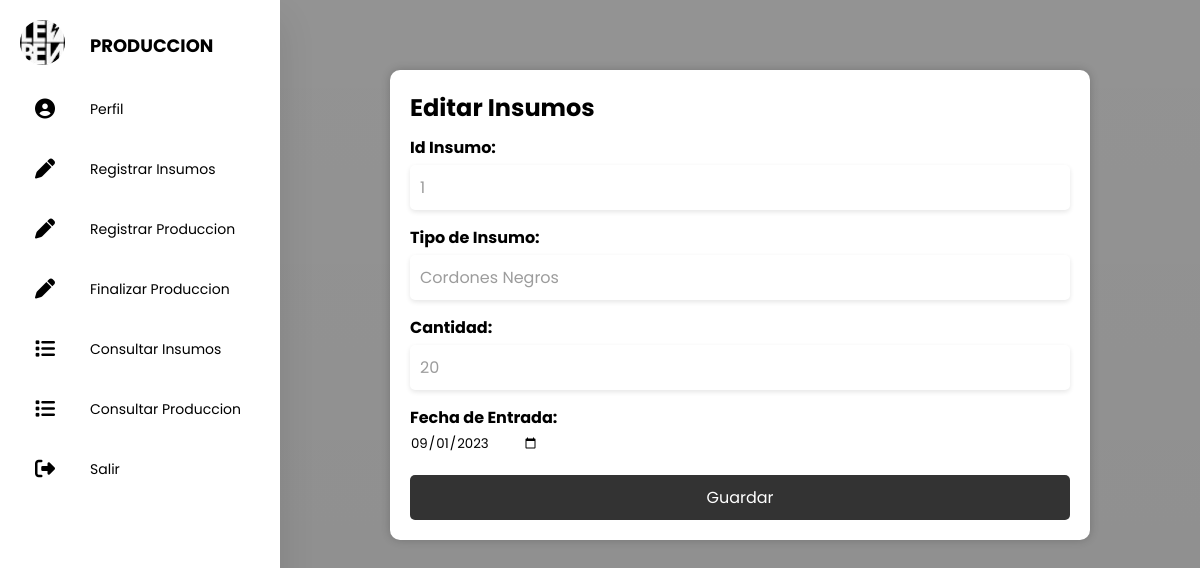
The app's page /SanProduccion/PHP/Sa_EditarInsumos.php?idInsumos=1, older data.
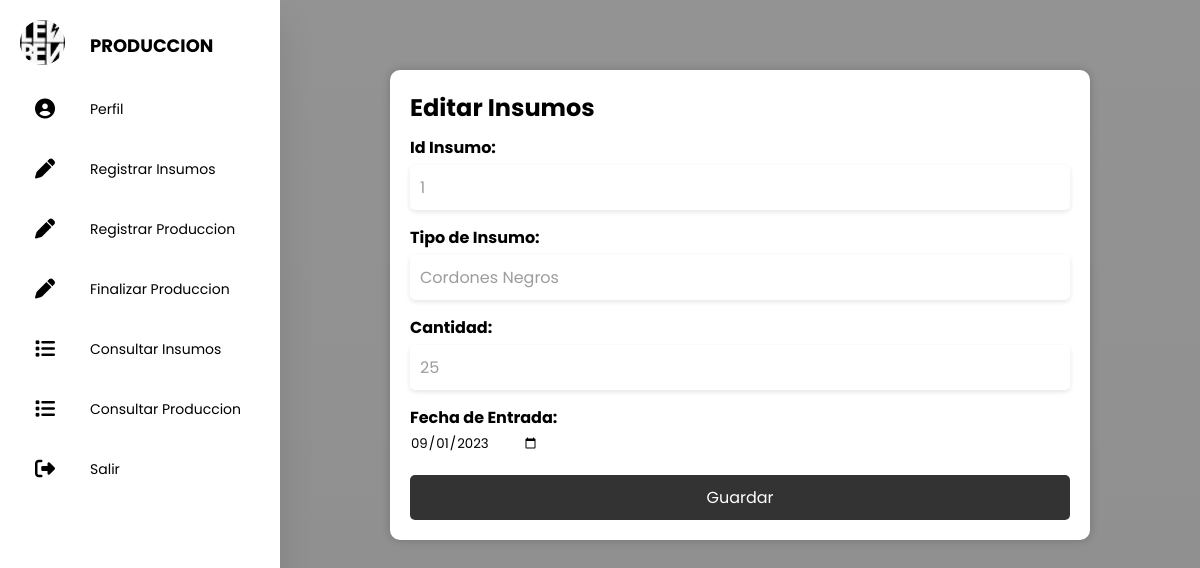
The same page, newer data.
### tables this page shows
CREATE TABLE `insumos` (
  `idInsumos` int(10) UNSIGNED NOT NULL,
  `cantidadInsumos` int(11) DEFAULT NULL,
  `tipoInsumos` varchar(20) DEFAULT NULL,
  `fechaInsumos` date DEFAULT NULL
);

### SanProduccion/PHP/Sa_EditarInsumos.php (the view, shortened to what this page needs)
<!DOCTYPE html>
<html lang="en">
<head>
  <link rel="stylesheet" href="../CSS/Sa_Produccion.css">
  <link rel="stylesheet" href="https://cdnjs.cloudflare.com/ajax/libs/font-awesome/6.4.2/css/all.min.css" />
</head>
<body>
  <div class="container">
    <section>
      <nav class="a-hover">
        <ul>
          <li>
            <a href="#" class="logo">
              <img src="../IMG/leben.jpg" alt="">
              <span class="nav-item">PRODUCCION</span>
            </a>
          </li>
          <li><a href="../HTML/SaProduccion.html">
              <i class="fas fa-circle-user"></i>
              <span class="nav-item">Perfil</span>
            </a></li>
          <li><a href="../PHP/Sa_RegistarInsumos.php">
              <i class="fas fa-pen"></i>
              <span class="nav-item">Registrar Insumos</span>
            </a></li>
          <li><a href="../PHP/Sa_RegistrarProduccion.php">
              <i class="fas fa-pen"></i>
              <span class="nav-item">Registrar Produccion</span>
            </a></li>
          <li><a href="../PHP/Sa_FinalizarProduccion.php">
              <i class="fas fa-pen"></i>
              <span class="nav-item">Finalizar Produccion</span>
            </a></li>
          <li><a href="../PHP/Sa_ConsultarInsumos.php">
              <i class="fas fa-list"></i>
              <span class="nav-item">Consultar Insumos</span>
            </a></li>
          <li><a href="../PHP/Sa_ConsultarProduccion.php">
              <i class="fas fa-list"></i>
              <span class="nav-item">Consultar Produccion</span>
            </a></li>
          <li><a href="../SanSalir.html">
              <i class="fas fa-sign-out-alt"></i>
              <span class="nav-item">Salir</span>
            </a></li>
        </ul>
      </nav>
    </section>
    <?php
    $servername = "localhost";
    $username = "root";
    $password = "";
    $dbname = "snb";
    $conn = new mysqli($servername, $username, $password, $dbname);
    if (isset($_GET["idInsumos"])) {
      $idInsumos = $_GET["idInsumos"];
      $sql = "SELECT * FROM insumos WHERE idInsumos = $idInsumos";
      $result = $conn->query($sql);
      if ($result->num_rows > 0) {
        $row = $result->fetch_assoc();
        $cantidadInsumos = $row["cantidadInsumos"];
        $tipoInsumos = $row["tipoInsumos"];
        $fechaInsumos = $row["fechaInsumos"];
      } else {
        echo "No se encontró el registro.";
        exit;
      }
    }
    ?>
    <section class="main">
      <div class="formulario">
        <h2>Editar Insumos</h2>
        <form method="POST" onsubmit="mostrarAlerta()">
          <div class="campos-linea">
            <label for="idInsumos">Id Insumo:</label>
            <input type="number" name="idInsumos" value="<?php echo $idInsumos; ?>" readonly>
          </div>
          <div class="campos-linea">
            <label for="tipoInsumos">Tipo de Insumo:</label>
            <input type="text" name="tipoInsumos" value="<?php echo $tipoInsumos; ?>" required>
          </div>
          <div class="campos-linea">
            <label for="cantidad">Cantidad:</label>
            <input type="number" name="cantidadInsumos" value="<?php echo $cantidadInsumos; ?>" required>
          </div>
          <div class="campos-linea">
            <label for="fechaEntrada">Fecha de Entrada:</label>
            <input type="date" name="fechaInsumos" value="<?php echo $fechaInsumos; ?>" required>
          </div>
          <button type="submit">Guardar</button>
        </form>
    </section>
  </div>
</body>
</html>

Row changes from the older to the newer data that the page shows:
changed insumos "Cordones Negros": cantidadInsumos "20" → "25"
